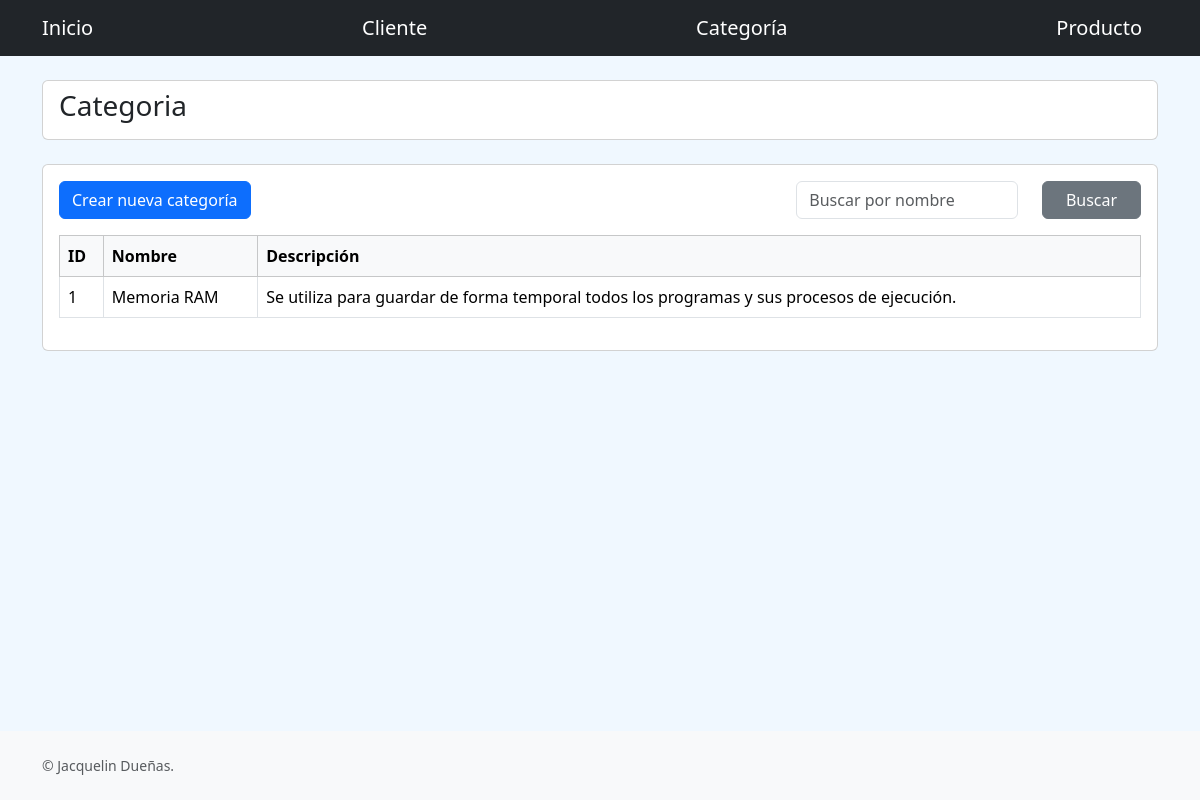
Screenshot of /categoria with the database file from the repository.
### AppMain/models.py (models this page shows)
class Categoria(models.Model):
    nombre = models.CharField(max_length=100)
    descripcion = models.TextField()

### AppMain/views.py (the view)
# urls.py: path('categoria', views.categoria, name='categoria'),
def categoria(request): # Se encarga de mostrar la página de Categoría con los datos de su modelo. Si es POST se realiza la inserción
    if request.method == 'POST':
        form = CategoriaForm(request.POST)
        if form.is_valid():
            info = form.cleaned_data
            Categoria.objects.create(
                nombre=info['nombre'],
                descripcion=info['descripcion']
            )
            return redirect('categoria')
    else:
        form = CategoriaForm()
    categorias = Categoria.objects.all()
    return render(request, 'categoria/categoria.html', { 'form': form, 'categorias': categorias })

### AppMain/forms.py
class CategoriaForm(forms.Form):
    nombre = forms.CharField(label="Nombre", max_length=100, widget=forms.TextInput(attrs={'class': 'form-control'}))
    descripcion = forms.CharField(label="Descripción", widget=forms.Textarea(attrs={'class': 'form-control'}))

### AppMain/templates/categoria/categoria.html (shortened to what this page needs)
{% extends "layouts/base.html" %}
{% block container %}
<div class="card">
    <h3 class="card-body py-2">Categoria</h3>
</div>
<br />
<div class="card">
    <div class="card-body">
        <div class="row">
            <div class="col-8">
                <button type="button" class="btn btn-primary" data-bs-toggle="modal" data-bs-target="#modalCliente">
                    Crear nueva categoría
                </button>
            </div>
            <div class="col-4">
                <form action="{% url 'buscar_categoria' %}" method="POST">
                    <div class="row">
                        <div class="col-8">
                            <input type="text" placeholder="Buscar por nombre" id="nombre" name="nombre" class="form-control">
                        </div>
                        <div class="col-4">
                            <input type="submit" value="Buscar" class="btn btn-secondary w-100">
                        </div>
                    </div>
                </form>
            </div>
        </div>
        <table class="table table-bordered mt-3">
            <thead class="table-light">
                <tr>
                    <th>ID</th>
                    <th>Nombre</th>
                    <th>Descripción</th>
                </tr>
            </thead>
            <tbody>
                {% for categoria in categorias %}
                <tr>
                    <td>{{categoria.id}}</td>
                    <td>{{categoria.nombre}}</td>
                    <td>{{categoria.descripcion}}</td>
                </tr>
                {% endfor %}
            </tbody>
        </table>
    </div>
</div>
{% endblock %}

### AppMain/static/css/styles.css (style rules this page uses)
body { background-color: aliceblue !important; }

### rows the page displays
Categoria: id "1", nombre "Memoria RAM", descripcion "Se utiliza para guardar de forma temporal todos los programas y sus procesos de ejecución."
